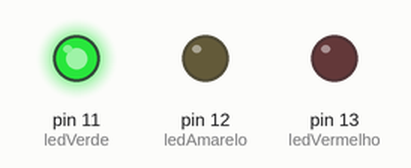
Bench run of a sketch on a simulated Arduino Uno, built with avr-gcc and run on an emulated ATmega328P. Parts: output pins drawn as LEDs (lit = HIGH).

Above: at 2.5 s.
At 6.0 s:
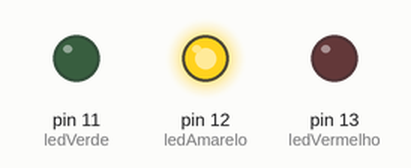
At 9.5 s:
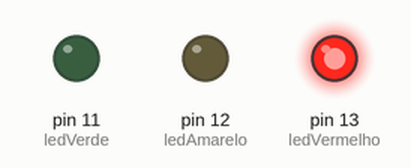
Timing chart, 0 to 15.6 s (numbered marks = the images above):
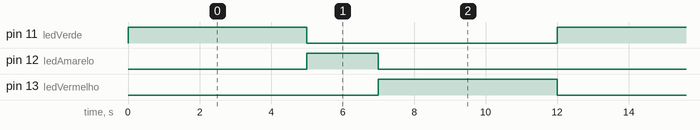

The sketch:

farol.ino
```cpp
// declaração de variáveis
int ledVermelho = 13;
int ledAmarelo = 12;
int ledVerde = 11;

void setup() {
  //configuro o led como saida
  pinMode(ledVermelho, OUTPUT);
  pinMode(ledAmarelo, OUTPUT);
  pinMode(ledVerde, OUTPUT);
}

void loop() {
  digitalWrite(ledVermelho, LOW);
  digitalWrite(ledVerde, HIGH);
  delay(5000);
  digitalWrite(ledVerde, LOW);
  digitalWrite(ledAmarelo, HIGH);
  delay(2000);
  digitalWrite(ledAmarelo, LOW);
  digitalWrite(ledVermelho, HIGH);
  delay(5000);
}
```

Measured:
- by itself, pin 11 (ledVerde), pin 13 (ledVermelho): alternates HIGH for 5.0 s and LOW for 7.0 s
- by itself, pin 12 (ledAmarelo): alternates HIGH for 2.0 s and LOW for 10.0 s
- by itself, everything shown: repeats every 12.0 s, in 3 steps
